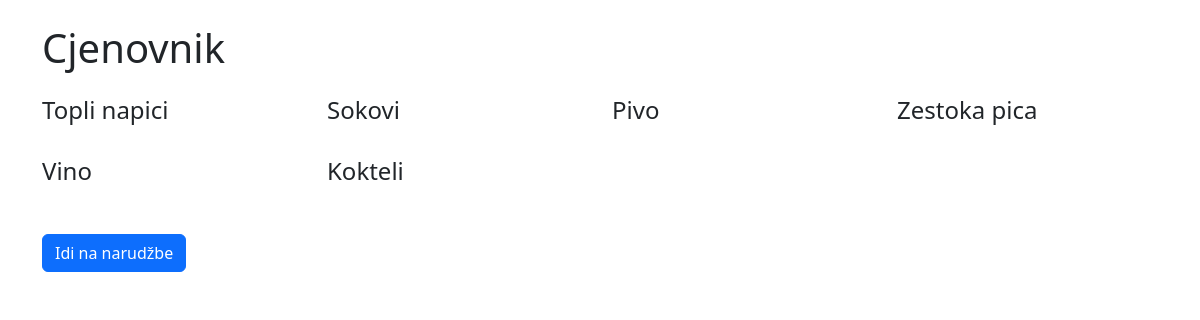
Before: /meni/ with the older database file.
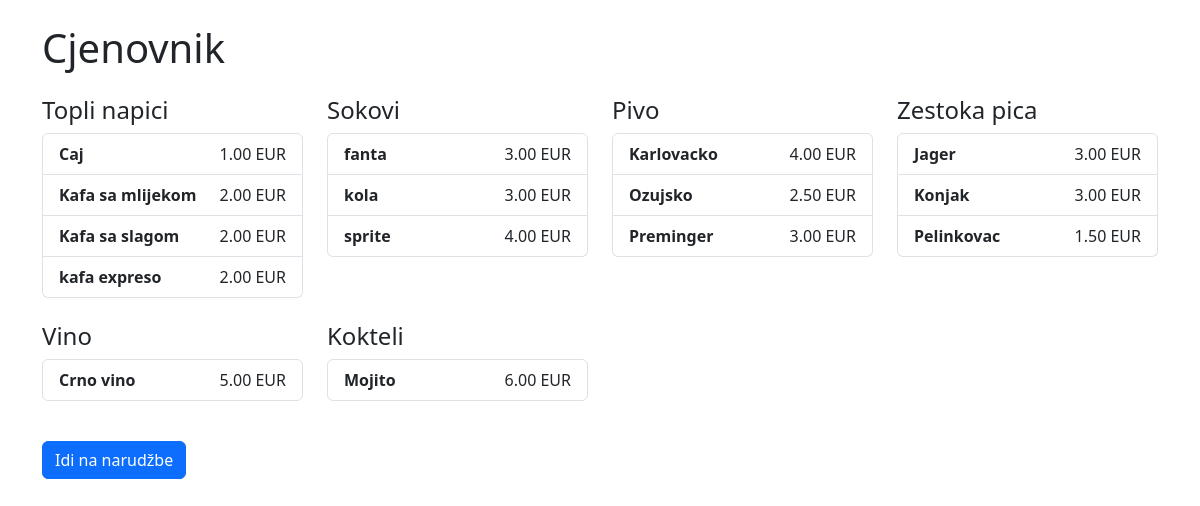
After: the same page with the newer database file.
### meni/models.py (models this page shows, shortened)
class Stavka(models.Model):
    naziv = models.CharField(max_length=100)
    opis = models.TextField(blank=True, null=True)
    cijena = models.DecimalField(max_digits=8, decimal_places=2)

### meni/views.py (the view)
# urls.py: path('', views.meni_list, name='meni_list'),
def meni_list(request):
    stavke = Stavka.objects.all().order_by('naziv')
    kategorije = dict(Stavka.KATEGORIJE)  # koristi choices ako ih imaš
    return render(request, 'meni/meni_list.html', {
        'stavke': stavke,
        'kategorije': kategorije
    })

### meni/templates/meni/meni_list.html (shortened to what this page needs)
<!DOCTYPE html>
<html lang="sr">
<head>
    <link href="https://cdn.jsdelivr.net/npm/bootstrap@5.3.3/dist/css/bootstrap.min.css" rel="stylesheet" />
</head>
<body>
<div class="container mt-4">
    <h1 class="mb-4">Cjenovnik</h1>
    <div class="row">
        {% for kat_key, kat_naziv in kategorije.items %}
            <div class="col-md-3">
                <h4>{{ kat_naziv }}</h4>
                <ul class="list-group mb-4">
                    {% for stavka in stavke %}
                        {% if stavka.kategorija == kat_key %}
                            <li class="list-group-item d-flex justify-content-between align-items-center">
                                <div>
                                    <strong>{{ stavka.naziv }}</strong><br />
                                </div>
                                <span>{{ stavka.cijena|floatformat:2 }} EUR</span>
                            </li>
                        {% endif %}
                    {% endfor %}
                </ul>
            </div>
        {% endfor %}
    </div>
    <a href="{% url 'narudzba_list' %}" class="btn btn-primary mt-3">Idi na narudžbe</a>
</div>
</body>
</html>

Changed rows visible on the page:
added Stavka: naziv "Caj", cijena "1.00", shown under "Topli napici"
now on this page (row edited): Stavka: naziv "Kafa sa mlijekom", cijena "2.00", shown under "Topli napici"
now on this page (row edited): Stavka: naziv "Kafa sa slagom", cijena "2.00", shown under "Topli napici"
now on this page (row edited): Stavka: naziv "kafa expreso", cijena "2.00", shown under "Topli napici"
now on this page (row edited): Stavka: naziv "fanta", cijena "3.00", shown under "Sokovi"
now on this page (row edited): Stavka: naziv "kola", cijena "3.00", shown under "Sokovi"
now on this page (row edited): Stavka: naziv "sprite", cijena "4.00", shown under "Sokovi"
added Stavka: naziv "Karlovacko", cijena "4.00", shown under "Pivo"
now on this page (row edited): Stavka: naziv "Ozujsko", cijena "2.50", shown under "Pivo"
added Stavka: naziv "Preminger", cijena "3.00", shown under "Pivo"
added Stavka: naziv "Jager", cijena "3.00", shown under "Zestoka pica"
added Stavka: naziv "Konjak", cijena "3.00", shown under "Zestoka pica"
now on this page (row edited): Stavka: naziv "Pelinkovac", cijena "1.50", shown under "Zestoka pica"
added Stavka: naziv "Crno vino", cijena "5.00", shown under "Vino"
added Stavka: naziv "Mojito", cijena "6.00", shown under "Kokteli"
